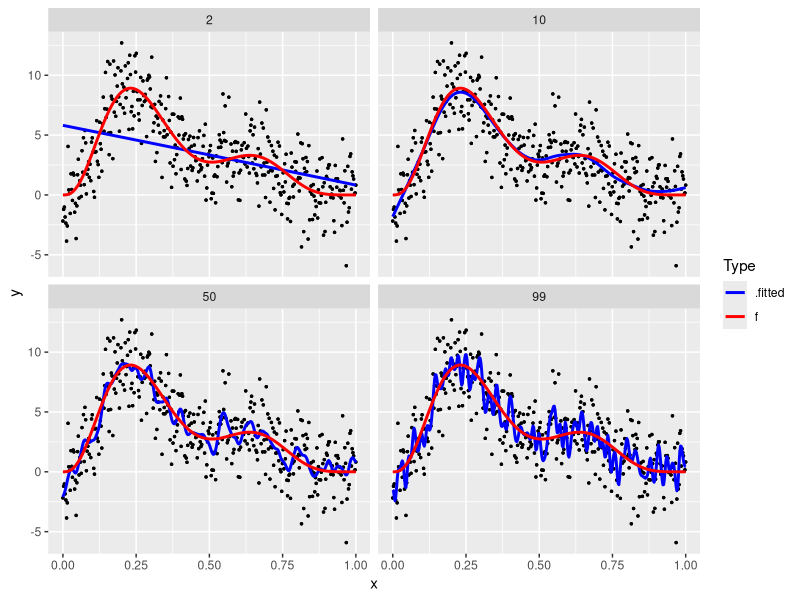
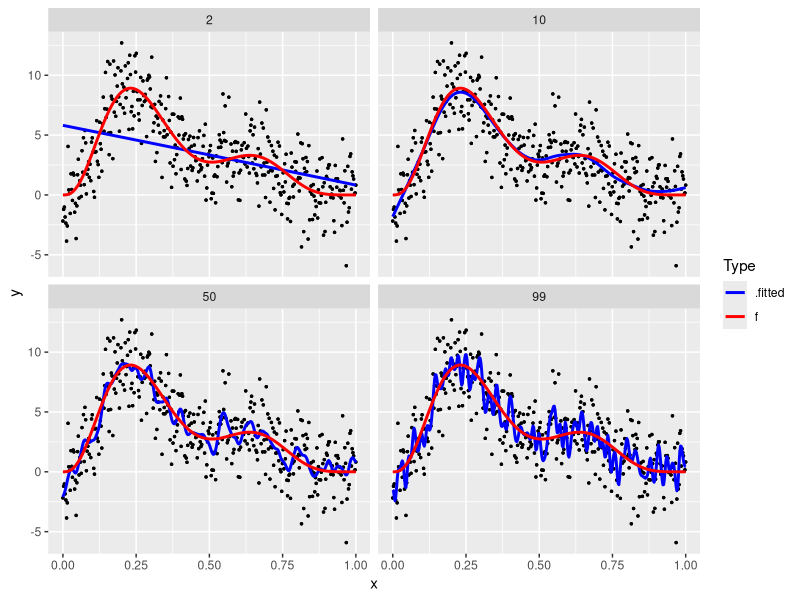

Write R code to recreate these figures, in order.
# Code to create faceted plot of (x, y, f, f_hat) for df=2, 10, 50, 99
library(tidyverse)
library(broom)

# Simulated Situation -----------------------------------------------------
# Create data. This is a simulated situation where we KNOW f(x) and epsilon
n <- 400
simulated <- data_frame(
  x = 0:(n-1)/(n-1),
  f = 0.2*x^11*(10*(1-x))^6+10*(10*x)^3*(1-x)^10,
  epsilon = rnorm(n, 0, sd = 2),
  y = f + epsilon
)
real_life <- simulated %>%
  dplyr::select(x,y)
real_life

overall <- NULL
for(df in c(2, 10, 50, 99)){
  real_life_augmented <-
    smooth.spline(real_life$x, real_life$y, df=df) %>%
    augment() %>%
    mutate(df=df)
  overall <- overall %>%
    bind_rows(real_life_augmented)
}

overall <- overall %>%
  tbl_df() %>%
  inner_join(simulated, by=c("x", "y")) %>%
  # MASS package has a select command as well, so disambiguate:
  dplyr::select(-c(.resid, w, epsilon)) %>%
  # Go from wide format of data to long i.e. tidy format:
  tidyr::gather(type, value, -c(x, y, df)) %>%
  mutate(
    Type = factor(type)
  )

ggplot(data=overall, aes(x=x)) +
  geom_point(aes(y=y), size=0.5) +
  geom_line(aes(y=value, col=Type), size=1) +
  facet_wrap(~df, nrow=2) +
  scale_color_manual(values = c("blue", "red"))

ggsave("~/Downloads/splines.pdf", width=11, height=8.5)
